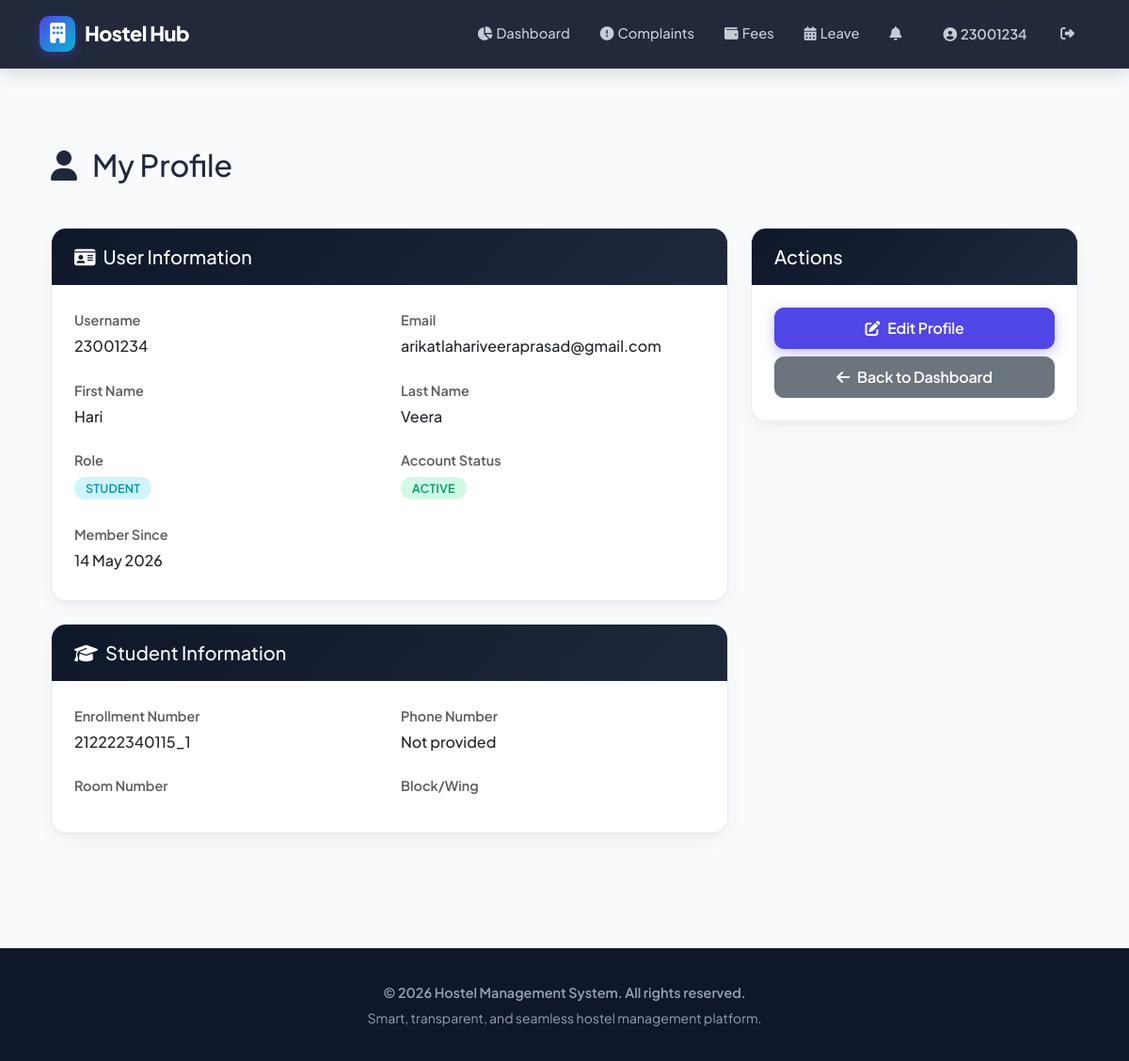
The app's page /profile/ (signed in) with its own data.
### accounts/models.py (models this page shows, shortened)
class CustomUser(AbstractUser):
    ROLE_CHOICES = (
        ('admin', 'Admin'),
        ('warden', 'Warden'),
        ('student', 'Student'),
    )
    role = models.CharField(max_length=10, choices=ROLE_CHOICES)
    phone_regex = RegexValidator(regex=r'^\+?1?\d{9,15}$', message="Phone number must be entered in the format '+999999999'.")
    phone_number = models.CharField(validators=[phone_regex], max_length=17, blank=True, null=True)
    is_active = models.BooleanField(default=True)
    profile_picture = models.ImageField(upload_to='profile_pictures/', blank=True, null=True)
    created_at = models.DateTimeField(auto_now_add=True)
    updated_at = models.DateTimeField(auto_now=True)
    last_login_ip = models.GenericIPAddressField(blank=True, null=True)
    @property
    def unread_notifications_count(self):
        return self.notifications.filter(is_read=False).count()
    class Meta:
        ordering = ['-created_at']
        indexes = [
            models.Index(fields=['role']),
            models.Index(fields=['email']),
            models.Index(fields=['is_active']),
        ]

class StudentProfile(models.Model):
    GENDER_CHOICES = (
        ('M', 'Male'),
        ('F', 'Female'),
        ('O', 'Other'),
    )
    user = models.OneToOneField(CustomUser, on_delete=models.CASCADE, related_name='student_profile')
    enrollment_number = models.CharField(max_length=20, unique=True)
    contact_number = models.CharField(max_length=15, blank=True)
    date_of_birth = models.DateField(blank=True, null=True)
    gender = models.CharField(max_length=1, choices=GENDER_CHOICES, blank=True)
    emergency_contact_name = models.CharField(max_length=100, blank=True)
    emergency_contact_number = models.CharField(max_length=15, blank=True)
    parent_contact = models.CharField(max_length=15, blank=True)
    blood_group = models.CharField(max_length=5, blank=True)
    medical_conditions = models.TextField(blank=True, help_text="Any medical conditions or allergies")
    room_preference = models.CharField(max_length=100, blank=True, help_text="Room type preference (e.g., AC, WiFi)")
    roommate_preference = models.CharField(max_length=100, blank=True, help_text="Preferences for roommates")
    id_proof = models.FileField(upload_to='id_proofs/', blank=True, null=True)
    vaccination_certificate = models.FileField(upload_to='vaccination/', blank=True, null=True)
    admission_letter = models.FileField(upload_to='admission_letters/', blank=True, null=True)
    is_active = models.BooleanField(default=True)
    checkin_date = models.DateField(blank=True, null=True)
    checkout_date = models.DateField(blank=True, null=True)
    created_at = models.DateTimeField(auto_now_add=True)
    updated_at = models.DateTimeField(auto_now=True)
    class Meta:
        ordering = ['enrollment_number']
        indexes = [
            models.Index(fields=['enrollment_number']),
            models.Index(fields=['user']),
        ]

### accounts/views.py (the view)
# urls.py: path('profile/', login_required(views.profile_view), name='profile'),
@login_required
def profile_view(request):
    user = request.user
    context = {'user': user}
    if user.role == 'student':
        try:
            context['student_profile'] = user.student_profile
            context['room_allocation'] = RoomAllocation.objects.filter(
                student=user.student_profile,
                is_active=True
            ).first()
        except StudentProfile.DoesNotExist:
            pass
    elif user.role == 'warden':
        try:
            context['warden_profile'] = user.warden_profile
        except WardenProfile.DoesNotExist:
            pass
    return render(request, 'profile.html', context)

### templates/profile.html (shortened to what this page needs)
{% extends "base.html" %}
{% block content %}
<div class="container py-5">
    <div class="row mb-4">
        <div class="col-md-12">
            <h2 class="mb-4">
                <i class="fas fa-user me-3"></i>My Profile
            </h2>
        </div>
    </div>
    <div class="row">
        <div class="col-md-8">
            <div class="card mb-4">
                <div class="card-header">
                    <h5 class="mb-0">
                        <i class="fas fa-id-card me-2"></i>User Information
                    </h5>
                </div>
                <div class="card-body">
                    <div class="row mb-3">
                        <div class="col-md-6">
                            <label class="form-label text-muted">Username</label>
                            <p class="h6">{{ user.username }}</p>
                        </div>
                        <div class="col-md-6">
                            <label class="form-label text-muted">Email</label>
                            <p class="h6">{{ user.email }}</p>
                        </div>
                    </div>
                    <div class="row mb-3">
                        <div class="col-md-6">
                            <label class="form-label text-muted">First Name</label>
                            <p class="h6">{{ user.first_name|default:"Not provided" }}</p>
                        </div>
                        <div class="col-md-6">
                            <label class="form-label text-muted">Last Name</label>
                            <p class="h6">{{ user.last_name|default:"Not provided" }}</p>
                        </div>
                    </div>
                    <div class="row mb-3">
                        <div class="col-md-6">
                            <label class="form-label text-muted">Role</label>
                            <p class="h6">
                                {% if user.role == 'student' %}
                                    <span class="badge bg-info">Student</span>
                                {% elif user.role == 'warden' %}
                                    <span class="badge bg-warning">Warden</span>
                                {% elif user.role == 'admin' %}
                                    <span class="badge bg-danger">Admin</span>
                                {% endif %}
                            </p>
                        </div>
                        <div class="col-md-6">
                            <label class="form-label text-muted">Account Status</label>
                            <p class="h6">
                                {% if user.is_active %}
                                    <span class="badge bg-success">Active</span>
                                {% else %}
                                    <span class="badge bg-danger">Inactive</span>
                                {% endif %}
                            </p>
                        </div>
                    </div>
                    <div class="row">
                        <div class="col-md-6">
                            <label class="form-label text-muted">Member Since</label>
                            <p class="h6">{{ user.created_at|date:"d M Y" }}</p>
                        </div>
                    </div>
                </div>
            </div>
            {% if student_profile %}
            <div class="card mb-4">
                <div class="card-header">
                    <h5 class="mb-0">
                        <i class="fas fa-graduation-cap me-2"></i>Student Information
                    </h5>
                </div>
                <div class="card-body">
                    <div class="row mb-3">
                        <div class="col-md-6">
                            <label class="form-label text-muted">Enrollment Number</label>
                            <p class="h6">{{ student_profile.enrollment_number }}</p>
                        </div>
                        <div class="col-md-6">
                            <label class="form-label text-muted">Phone Number</label>
                            <p class="h6">{{ user.phone_number|default:"Not provided" }}</p>
                        </div>
                    </div>
                    {% if room_allocation %}
                    <div class="row">
                        <div class="col-md-6">
                            <label class="form-label text-muted">Room Number</label>
                        </div>
                        <div class="col-md-6">
                            <label class="form-label text-muted">Block/Wing</label>
                        </div>
                    </div>
                    {% else %}
                    <div class="alert alert-warning">
                        <i class="fas fa-exclamation-circle me-2"></i>
                        No room allocated yet
                    </div>
                    {% endif %}
                </div>
            </div>
            {% endif %}
        </div>
        <div class="col-md-4">
            <div class="card">
                <div class="card-header">
                    <h5 class="mb-0">Actions</h5>
                </div>
                <div class="card-body">
                    <a href="{% url 'edit_profile' %}" class="btn btn-primary btn-block mb-2 w-100">
                        <i class="fas fa-edit me-2"></i>Edit Profile
                    </a>
                    <a href="{% url 'dashboard' %}" class="btn btn-secondary btn-block w-100">
                        <i class="fas fa-arrow-left me-2"></i>Back to Dashboard
                    </a>
                </div>
            </div>
        </div>
    </div>
</div>
{% endblock %}

### templates/base.html (shortened to what this page needs)
<!DOCTYPE html>
<html lang="en">
<head>
    <link href="https://cdn.jsdelivr.net/npm/bootstrap@5.3.0/dist/css/bootstrap.min.css" rel="stylesheet">
    <link href="https://cdnjs.cloudflare.com/ajax/libs/font-awesome/6.4.0/css/all.min.css" rel="stylesheet">
</head>
<body>
    <nav class="navbar navbar-expand-lg navbar-dark navbar-custom">
        <div class="container">
            <a class="navbar-brand" href="/">
                <span class="brand-icon"><i class="fas fa-building text-white"></i></span>
                Hostel Hub
            </a>
            <div class="collapse navbar-collapse" id="navbarNav">
                <ul class="navbar-nav ms-auto align-items-center">
                    {% if user.is_authenticated %}
                        {% if user.role == 'student' %}
                            <li class="nav-item">
                                <a class="nav-link" href="{% url 'student_dashboard' %}">
                                    <i class="fas fa-chart-pie me-1"></i>Dashboard
                                </a>
                            </li>
                            <li class="nav-item">
                                <a class="nav-link" href="{% url 'student_complaints' %}">
                                    <i class="fas fa-exclamation-circle me-1"></i>Complaints
                                </a>
                            </li>
                            <li class="nav-item">
                                <a class="nav-link" href="{% url 'student_fees' %}">
                                    <i class="fas fa-wallet me-1"></i>Fees
                                </a>
                            </li>
                            <li class="nav-item">
                                <a class="nav-link" href="{% url 'student_leave_requests' %}">
                                    <i class="fas fa-calendar-alt me-1"></i>Leave
                                </a>
                            </li>
                        {% endif %}
                        <li class="nav-item">
                            <a class="nav-link position-relative" href="{% url 'notifications' %}">
                                <i class="fas fa-bell me-1"></i>
                            </a>
                        </li>
                        <li class="nav-item ms-lg-2">
                            <a class="nav-link btn btn-outline-light text-white px-3" href="{% url 'profile' %}">
                                <i class="fas fa-user-circle me-1"></i>{{ user.username }}
                            </a>
                        </li>
                        <li class="nav-item ms-lg-1">
                            <a class="nav-link text-danger" href="{% url 'logout' %}" title="Logout">
                                <i class="fas fa-sign-out-alt"></i>
                            </a>
                        </li>
                    {% endif %}
                </ul>
            </div>
        </div>
    </nav>
    <div class="main-container">
        <div class="container">
            {% block content %}{% endblock %}
        </div>
    </div>
    <footer>
        <div class="container">
            <p class="fw-semibold">&copy; 2026 Hostel Management System. All rights reserved.</p>
            <p class="text-slate-500 small mt-1">Smart, transparent, and seamless hostel management platform.</p>
        </div>
    </footer>
</body>
</html>

### templates/base.html (style rules this page uses)
:root { --primary: #4f46e5; --primary-dark: #3730a3; --primary-light: #818cf8; --secondary: #06b6d4; --success: #10b981; --warning: #f59e0b; --danger: #ef4444; --dark: #0f172a; --slate-800: #1e293b; --slate-600: #475569; --slate-500: #64748b; --slate-100: #f1f5f9; --light-bg: #f8fafc; --card-shadow: 0 10px 25px -5px rgba(0, 0, 0, 0.05), 0 8px 10px -6px rgba(0, 0, 0, 0.03); --hover-shadow: 0 20px 30px -10px rgba(79, 70, 229, 0.15); --gradient-primary: linear-gradient(135deg, #4f46e5 0%, #06b6d4 100%); --gradient-dark: linear-gradient(135deg, #0f172a 0%, #1e293b 100%); --gradient-card: linear-gradient(135deg, #ffffff 0%, #f8fafc 100%); }
* { margin: 0; padding: 0; box-sizing: border-box; }
body { font-family: 'Plus Jakarta Sans', -apple-system, BlinkMacSystemFont, sans-serif; background-color: var(--light-bg); color: var(--slate-800); line-height: 1.6; }
.navbar-custom { background: rgba(15, 23, 42, 0.92); backdrop-filter: blur(12px); -webkit-backdrop-filter: blur(12px); border-bottom: 1px solid rgba(255, 255, 255, 0.1); position: sticky; top: 0; z-index: 1050; padding: 12px 0; box-shadow: 0 4px 20px rgba(0, 0, 0, 0.15); }
.navbar-brand { font-weight: 800; font-size: 1.35rem; color: #ffffff !important; letter-spacing: -0.5px; display: flex; align-items: center; }
.brand-icon { background: var(--gradient-primary); width: 38px; height: 38px; border-radius: 10px; display: inline-flex; align-items: center; justify-content: center; margin-right: 10px; box-shadow: 0 4px 12px rgba(79, 70, 229, 0.4); }
.nav-link { color: rgba(241, 245, 249, 0.8) !important; font-weight: 500; font-size: 0.92rem; padding: 8px 14px !important; border-radius: 8px; transition: all 0.25s ease; margin: 0 2px; }
.main-container { min-height: calc(100vh - 140px); padding: 35px 0 50px 0; }
.card { border: 1px solid rgba(226, 232, 240, 0.8); border-radius: 16px; background: #ffffff; box-shadow: var(--card-shadow); transition: transform 0.3s cubic-bezier(0.4, 0, 0.2, 1), box-shadow 0.3s cubic-bezier(0.4, 0, 0.2, 1); overflow: hidden; }
.card-header { background: var(--gradient-dark); color: #ffffff; border-bottom: none; padding: 18px 24px; font-weight: 700; }
.card-body { padding: 24px; }
.btn { font-weight: 600; border-radius: 10px; padding: 9px 20px; transition: all 0.25s cubic-bezier(0.4, 0, 0.2, 1); letter-spacing: -0.2px; }
.btn-primary { background: var(--primary); border-color: var(--primary); box-shadow: 0 4px 14px rgba(79, 70, 229, 0.35); }
.badge { padding: 6px 12px; border-radius: 20px; font-weight: 600; font-size: 0.78rem; letter-spacing: 0.3px; text-transform: uppercase; }
.badge-resolved, .badge-approved, .badge-success, .bg-success { background-color: #d1fae5 !important; color: #059669 !important; }
.badge-info, .bg-info { background-color: #cff4fc !important; color: #0891b2 !important; }
.form-label { font-weight: 600; color: var(--slate-800); font-size: 0.9rem; margin-bottom: 6px; }
footer { background: var(--dark); color: #94a3b8; padding: 35px 0; text-align: center; border-top: 1px solid rgba(255,255,255,0.05); }
footer p { margin-bottom: 0; font-size: 0.9rem; }

### records on screen
CustomUser: username "23001234", email "arikatlahariveeraprasad@gmail.com", first_name "Hari", last_name "Veera", created_at "14 May 2026", phone_number "Not provided"
StudentProfile: enrollment_number "212222340115_1"
